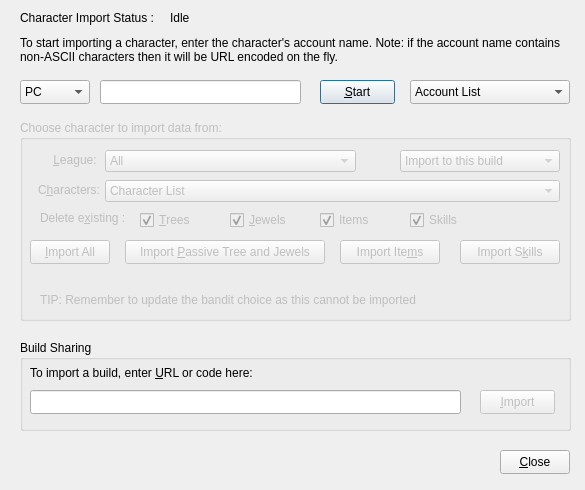
<?xml version="1.0" encoding="UTF-8"?>
<ui version="4.0">
 <class>BuildImport</class>
 <widget class="QDialog" name="BuildImport">
  <property name="geometry">
   <rect>
    <x>0</x>
    <y>0</y>
    <width>585</width>
    <height>490</height>
   </rect>
  </property>
  <property name="maximumSize">
   <size>
    <width>585</width>
    <height>490</height>
   </size>
  </property>
  <property name="windowTitle">
   <string>Character Import</string>
  </property>
  <property name="windowIcon">
   <iconset resource="../PoB.qrc">
    <normaloff>:/Art/Icons/paper-plane-return.png</normaloff>:/Art/Icons/paper-plane-return.png</iconset>
  </property>
  <widget class="QLabel" name="label_Import">
   <property name="geometry">
    <rect>
     <x>20</x>
     <y>10</y>
     <width>141</width>
     <height>16</height>
    </rect>
   </property>
   <property name="text">
    <string>Character Import Status :</string>
   </property>
  </widget>
  <widget class="QLabel" name="label_Status">
   <property name="geometry">
    <rect>
     <x>170</x>
     <y>10</y>
     <width>401</width>
     <height>16</height>
    </rect>
   </property>
   <property name="text">
    <string>Idle</string>
   </property>
  </widget>
  <widget class="QLabel" name="label_Info">
   <property name="geometry">
    <rect>
     <x>20</x>
     <y>30</y>
     <width>551</width>
     <height>40</height>
    </rect>
   </property>
   <property name="text">
    <string>To start importing a character, enter the character's account name. Note: if the account name contains non-ASCII characters then it will be URL encoded on the fly.</string>
   </property>
   <property name="wordWrap">
    <bool>true</bool>
   </property>
   <property name="openExternalLinks">
    <bool>true</bool>
   </property>
   <property name="textInteractionFlags">
    <set>Qt::LinksAccessibleByKeyboard|Qt::LinksAccessibleByMouse</set>
   </property>
  </widget>
  <widget class="QComboBox" name="combo_Realm">
   <property name="geometry">
    <rect>
     <x>20</x>
     <y>80</y>
     <width>70</width>
     <height>24</height>
    </rect>
   </property>
   <item>
    <property name="text">
     <string notr="true">PC</string>
    </property>
   </item>
   <item>
    <property name="text">
     <string notr="true">Xbox</string>
    </property>
   </item>
   <item>
    <property name="text">
     <string notr="true">PS4</string>
    </property>
   </item>
   <item>
    <property name="text">
     <string notr="true">Garena</string>
    </property>
   </item>
   <item>
    <property name="text">
     <string notr="true">Tencent</string>
    </property>
   </item>
  </widget>
  <widget class="QComboBox" name="combo_Account_History">
   <property name="geometry">
    <rect>
     <x>410</x>
     <y>80</y>
     <width>160</width>
     <height>24</height>
    </rect>
   </property>
   <item>
    <property name="text">
     <string>Account List</string>
    </property>
   </item>
  </widget>
  <widget class="QLineEdit" name="lineedit_Account">
   <property name="geometry">
    <rect>
     <x>100</x>
     <y>80</y>
     <width>201</width>
     <height>24</height>
    </rect>
   </property>
  </widget>
  <widget class="QPushButton" name="btn_StartImport">
   <property name="geometry">
    <rect>
     <x>320</x>
     <y>80</y>
     <width>75</width>
     <height>24</height>
    </rect>
   </property>
   <property name="text">
    <string>&amp;Start</string>
   </property>
  </widget>
  <widget class="QGroupBox" name="grpbox_CharImport">
   <property name="enabled">
    <bool>false</bool>
   </property>
   <property name="geometry">
    <rect>
     <x>20</x>
     <y>120</y>
     <width>551</width>
     <height>201</height>
    </rect>
   </property>
   <property name="title">
    <string>Choose character to import data from:</string>
   </property>
   <widget class="QLabel" name="label_League">
    <property name="geometry">
     <rect>
      <x>10</x>
      <y>32</y>
      <width>70</width>
      <height>16</height>
     </rect>
    </property>
    <property name="text">
     <string>&amp;League: </string>
    </property>
    <property name="alignment">
     <set>Qt::AlignRight|Qt::AlignTrailing|Qt::AlignVCenter</set>
    </property>
    <property name="buddy">
     <cstring>combo_League</cstring>
    </property>
   </widget>
   <widget class="QComboBox" name="combo_League">
    <property name="geometry">
     <rect>
      <x>85</x>
      <y>30</y>
      <width>251</width>
      <height>22</height>
     </rect>
    </property>
    <property name="maxVisibleItems">
     <number>15</number>
    </property>
    <item>
     <property name="text">
      <string>All</string>
     </property>
    </item>
   </widget>
   <widget class="QComboBox" name="combo_CharList">
    <property name="geometry">
     <rect>
      <x>85</x>
      <y>60</y>
      <width>455</width>
      <height>22</height>
     </rect>
    </property>
    <item>
     <property name="text">
      <string>Character List</string>
     </property>
    </item>
   </widget>
   <widget class="QPushButton" name="btn_TreeJewels">
    <property name="geometry">
     <rect>
      <x>105</x>
      <y>120</y>
      <width>200</width>
      <height>24</height>
     </rect>
    </property>
    <property name="text">
     <string>Import &amp;Passive Tree and Jewels</string>
    </property>
   </widget>
   <widget class="QPushButton" name="btn_Items">
    <property name="geometry">
     <rect>
      <x>320</x>
      <y>120</y>
      <width>100</width>
      <height>24</height>
     </rect>
    </property>
    <property name="text">
     <string>Import Ite&amp;ms</string>
    </property>
   </widget>
   <widget class="QCheckBox" name="check_DeleteJewels">
    <property name="geometry">
     <rect>
      <x>210</x>
      <y>90</y>
      <width>60</width>
      <height>20</height>
     </rect>
    </property>
    <property name="text">
     <string>&amp;Jewels</string>
    </property>
    <property name="checked">
     <bool>true</bool>
    </property>
   </widget>
   <widget class="QCheckBox" name="check_DeleteItems">
    <property name="geometry">
     <rect>
      <x>300</x>
      <y>90</y>
      <width>60</width>
      <height>20</height>
     </rect>
    </property>
    <property name="text">
     <string>Items</string>
    </property>
    <property name="checked">
     <bool>true</bool>
    </property>
   </widget>
   <widget class="QCheckBox" name="check_DeleteSkills">
    <property name="geometry">
     <rect>
      <x>390</x>
      <y>90</y>
      <width>60</width>
      <height>20</height>
     </rect>
    </property>
    <property name="text">
     <string>Skills</string>
    </property>
    <property name="checked">
     <bool>true</bool>
    </property>
   </widget>
   <widget class="QLabel" name="label_Info_2">
    <property name="geometry">
     <rect>
      <x>20</x>
      <y>170</y>
      <width>500</width>
      <height>20</height>
     </rect>
    </property>
    <property name="text">
     <string>TIP: Remember to update the bandit choice as this cannot be imported</string>
    </property>
    <property name="wordWrap">
     <bool>true</bool>
    </property>
   </widget>
   <widget class="QPushButton" name="btn_ImportAll">
    <property name="geometry">
     <rect>
      <x>10</x>
      <y>120</y>
      <width>80</width>
      <height>24</height>
     </rect>
    </property>
    <property name="text">
     <string>&amp;Import All</string>
    </property>
   </widget>
   <widget class="QLabel" name="label_Characters">
    <property name="geometry">
     <rect>
      <x>10</x>
      <y>62</y>
      <width>70</width>
      <height>16</height>
     </rect>
    </property>
    <property name="text">
     <string>C&amp;haracters:</string>
    </property>
    <property name="alignment">
     <set>Qt::AlignRight|Qt::AlignTrailing|Qt::AlignVCenter</set>
    </property>
    <property name="buddy">
     <cstring>combo_CharList</cstring>
    </property>
   </widget>
   <widget class="QPushButton" name="btn_Skills">
    <property name="geometry">
     <rect>
      <x>440</x>
      <y>120</y>
      <width>100</width>
      <height>24</height>
     </rect>
    </property>
    <property name="text">
     <string>Import S&amp;kills</string>
    </property>
   </widget>
   <widget class="QComboBox" name="combo_Import">
    <property name="geometry">
     <rect>
      <x>380</x>
      <y>30</y>
      <width>160</width>
      <height>22</height>
     </rect>
    </property>
    <property name="currentIndex">
     <number>0</number>
    </property>
    <item>
     <property name="text">
      <string>Import to this build</string>
     </property>
    </item>
    <item>
     <property name="text">
      <string>Import to a new build</string>
     </property>
    </item>
   </widget>
   <widget class="QLabel" name="label">
    <property name="geometry">
     <rect>
      <x>20</x>
      <y>90</y>
      <width>91</width>
      <height>16</height>
     </rect>
    </property>
    <property name="text">
     <string>Delete e&amp;xisting :</string>
    </property>
    <property name="buddy">
     <cstring>check_DeleteTrees</cstring>
    </property>
   </widget>
   <widget class="QCheckBox" name="check_DeleteTrees">
    <property name="geometry">
     <rect>
      <x>120</x>
      <y>90</y>
      <width>60</width>
      <height>20</height>
     </rect>
    </property>
    <property name="text">
     <string>&amp;Trees</string>
    </property>
    <property name="checked">
     <bool>true</bool>
    </property>
   </widget>
  </widget>
  <widget class="QGroupBox" name="grpbox_BuildSharing">
   <property name="geometry">
    <rect>
     <x>20</x>
     <y>340</y>
     <width>551</width>
     <height>91</height>
    </rect>
   </property>
   <property name="title">
    <string>Build Sharing</string>
   </property>
   <widget class="QLabel" name="label_BuildShare">
    <property name="geometry">
     <rect>
      <x>10</x>
      <y>25</y>
      <width>241</width>
      <height>16</height>
     </rect>
    </property>
    <property name="text">
     <string>To import a build, enter &amp;URL or code here:</string>
    </property>
    <property name="buddy">
     <cstring>lineedit_BuildShare</cstring>
    </property>
   </widget>
   <widget class="QLineEdit" name="lineedit_BuildShare">
    <property name="geometry">
     <rect>
      <x>10</x>
      <y>50</y>
      <width>431</width>
      <height>24</height>
     </rect>
    </property>
    <property name="text">
     <string/>
    </property>
   </widget>
   <widget class="QPushButton" name="btn_ImportBuildSharing">
    <property name="enabled">
     <bool>false</bool>
    </property>
    <property name="geometry">
     <rect>
      <x>460</x>
      <y>50</y>
      <width>75</width>
      <height>24</height>
     </rect>
    </property>
    <property name="text">
     <string>&amp;Import</string>
    </property>
   </widget>
  </widget>
  <widget class="QPushButton" name="btn_Close">
   <property name="geometry">
    <rect>
     <x>500</x>
     <y>450</y>
     <width>70</width>
     <height>24</height>
    </rect>
   </property>
   <property name="text">
    <string>&amp;Close</string>
   </property>
  </widget>
 </widget>
 <tabstops>
  <tabstop>lineedit_BuildShare</tabstop>
  <tabstop>btn_ImportBuildSharing</tabstop>
  <tabstop>btn_Close</tabstop>
  <tabstop>combo_Realm</tabstop>
  <tabstop>lineedit_Account</tabstop>
  <tabstop>btn_StartImport</tabstop>
  <tabstop>combo_Account_History</tabstop>
  <tabstop>combo_League</tabstop>
  <tabstop>combo_Import</tabstop>
  <tabstop>combo_CharList</tabstop>
  <tabstop>check_DeleteTrees</tabstop>
  <tabstop>check_DeleteJewels</tabstop>
  <tabstop>check_DeleteItems</tabstop>
  <tabstop>check_DeleteSkills</tabstop>
  <tabstop>btn_ImportAll</tabstop>
  <tabstop>btn_TreeJewels</tabstop>
  <tabstop>btn_Items</tabstop>
  <tabstop>btn_Skills</tabstop>
 </tabstops>
 <resources>
  <include location="../PoB.qrc"/>
 </resources>
 <connections/>
</ui>
